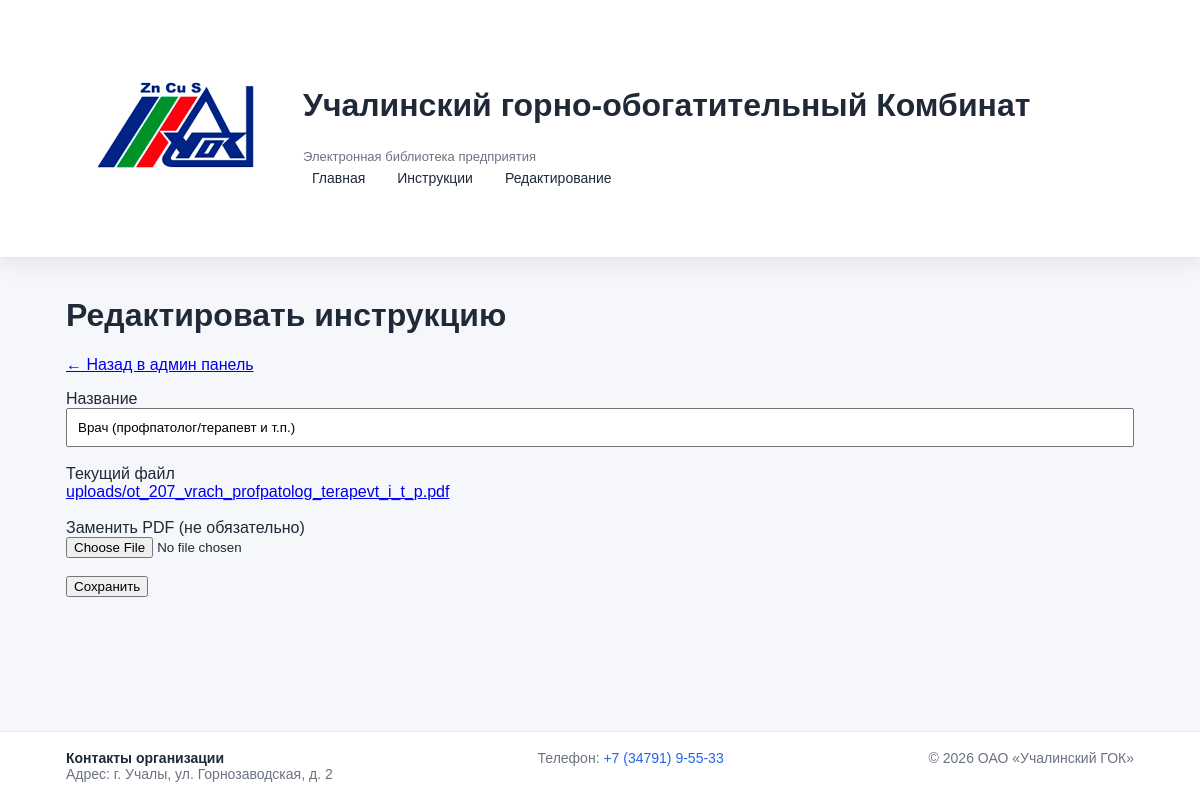
Page /admin/instruction/230/edit (signed in) on the committed database.
### tables this page shows
CREATE TABLE instructions (
    id INTEGER PRIMARY KEY AUTOINCREMENT,
    title TEXT NOT NULL,
	file_path TEXT NOT NULL
, title_search TEXT);

### main.py (the view, shortened to what this page needs)
@app.route("/admin/instruction/<int:instruction_id>/edit", methods=["GET", "POST"])
@login_required
def admin_edit_instruction(instruction_id):
    conn = get_conn()
    inst = conn.execute(
        "SELECT id, title, file_path FROM instructions WHERE id=?",
        (instruction_id,)
    ).fetchone()
    if not inst:
        conn.close()
        abort(404)
    conn.close()
    return render_template("admin_edit_instruction.html", instruction=inst)

### main.py (called while the page is built)
def get_conn():
    conn = sqlite3.connect("safety.db")
    conn.row_factory = sqlite3.Row
    return conn

def login_required(f):
    @wraps(f)
    def wrapper(*args, **kwargs):
        if not session.get("admin_logged_in"):
            return redirect(url_for("admin_login"))
        return f(*args, **kwargs)
    return wrapper

### templates/admin_edit_instruction.html (shortened to what this page needs)
{% extends "base.html" %}
{% block content %}
<h1>Редактировать инструкцию</h1>
<p><a href="{{ url_for('admin_panel') }}">← Назад в админ панель</a></p>
<form method="POST" enctype="multipart/form-data">
  <label>Название</label><br>
  <input type="text" name="title" value="{{ instruction['title'] }}"
         style="width:100%; padding:10px;" required><br><br>
  <label>Текущий файл</label><br>
  <a href="{{ url_for('static', filename=instruction['file_path']) }}" target="_blank">
    {{ instruction['file_path'] }}
  </a>
  <br><br>
  <label>Заменить PDF (не обязательно)</label><br>
  <input type="file" name="pdf_file" accept="application/pdf"><br><br>
  <button type="submit">Сохранить</button>
</form>
{% endblock %}

### static/css/style.css (style rules this page uses)
:root { --bg: #f6f7fb; --white: #ffffff; --text: #1f2937; --muted: #6b7280; --primary: #2563eb; --border: #e5e7eb; --shadow: 0 6px 20px rgba(0,0,0,0.08); }
* { box-sizing: border-box; }
body { margin: 0; font-family: Arial, sans-serif; background: var(--bg); color: var(--text); min-height: 100vh; display: flex; flex-direction: column; }

### rows in the picture
instructions: title "Врач (профпатолог/терапевт и т.п.)", file_path "uploads/ot_207_vrach_profpatolog_terapevt_i_t_p.pdf"
